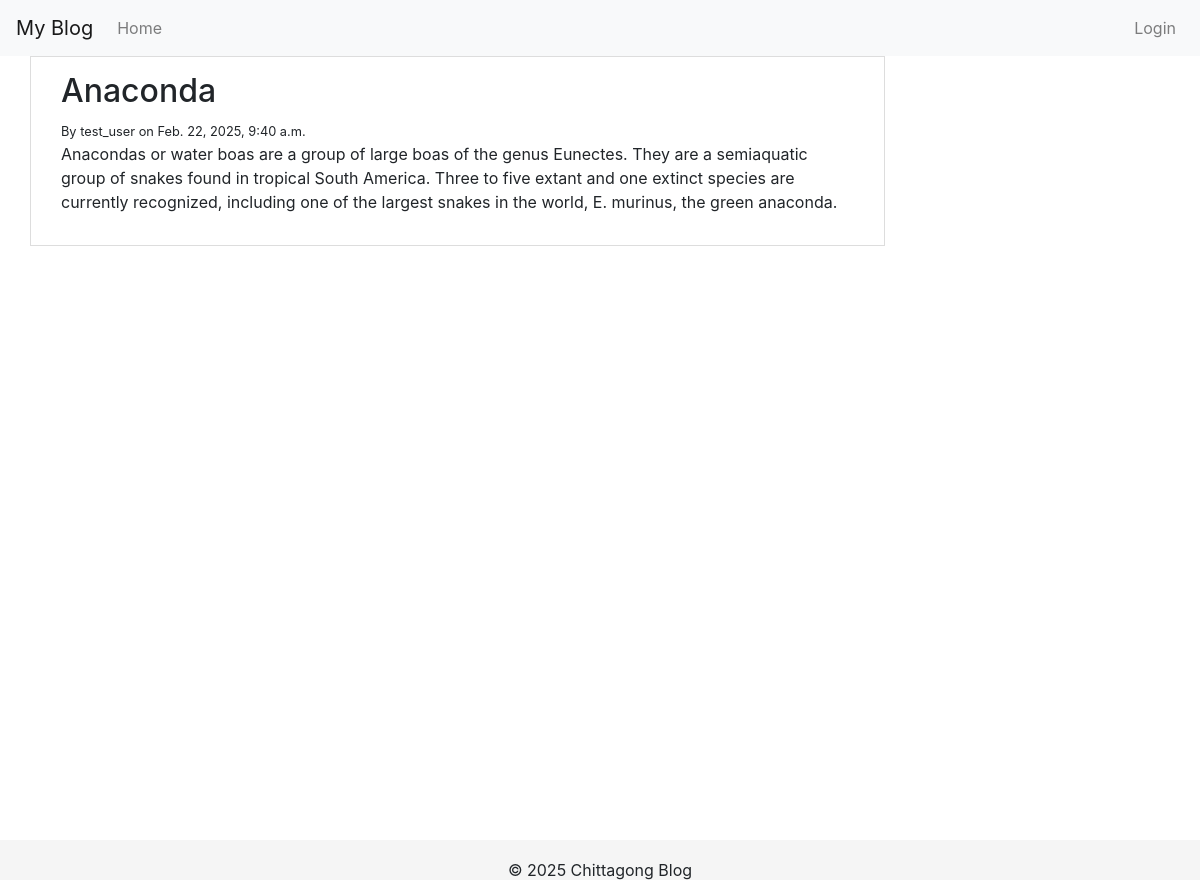
Page /post/9 on the committed database.
### Blog/models.py (models this page shows, shortened)
class Post(models.Model):
    post_title = models.CharField(max_length=200)
    post_content = models.TextField()
    owner = models.ForeignKey(User, on_delete=models.CASCADE)
    created_date = models.DateTimeField(auto_now_add=True)
    updated_date = models.DateTimeField(auto_now=True)

### Blog/views.py (the view)
# urls.py: path("post/<int:id>", post_details, name="post_details"),
def post_details(request, id):
    post = get_object_or_404(Post, id=id)
    return render(request, "blog/post_details.html", {'post':post})

### Blog/templates/blog/post_details.html (shortened to what this page needs)
{% extends "blog/base.html" %}
{% block content %}
<div class="container">
    <h2>{{ post.post_title }}</h2>
    <small>
        By {{ post.owner }} on {{ post.created_date }}
    </small>
    <p>{{ post.post_content}}</p>
</div>
{% endblock %}

### Blog/templates/blog/base.html (style rules this page uses)
html { position: relative; min-height: 100%; }
body { margin-bottom: 60px; }

### rows in the picture
Post: post_title "Anaconda", owner "test_user", created_date "Feb. 22, 2025, 9:40 a.m.", post_content "Anacondas or water boas are a group of large boas of the genus Eunectes. They are a semiaquatic group of snakes found in tropical South America. Three to five extant and one extinct species are currently recognized, including one of the largest snakes in the world, E. murinus, the green anaconda."
